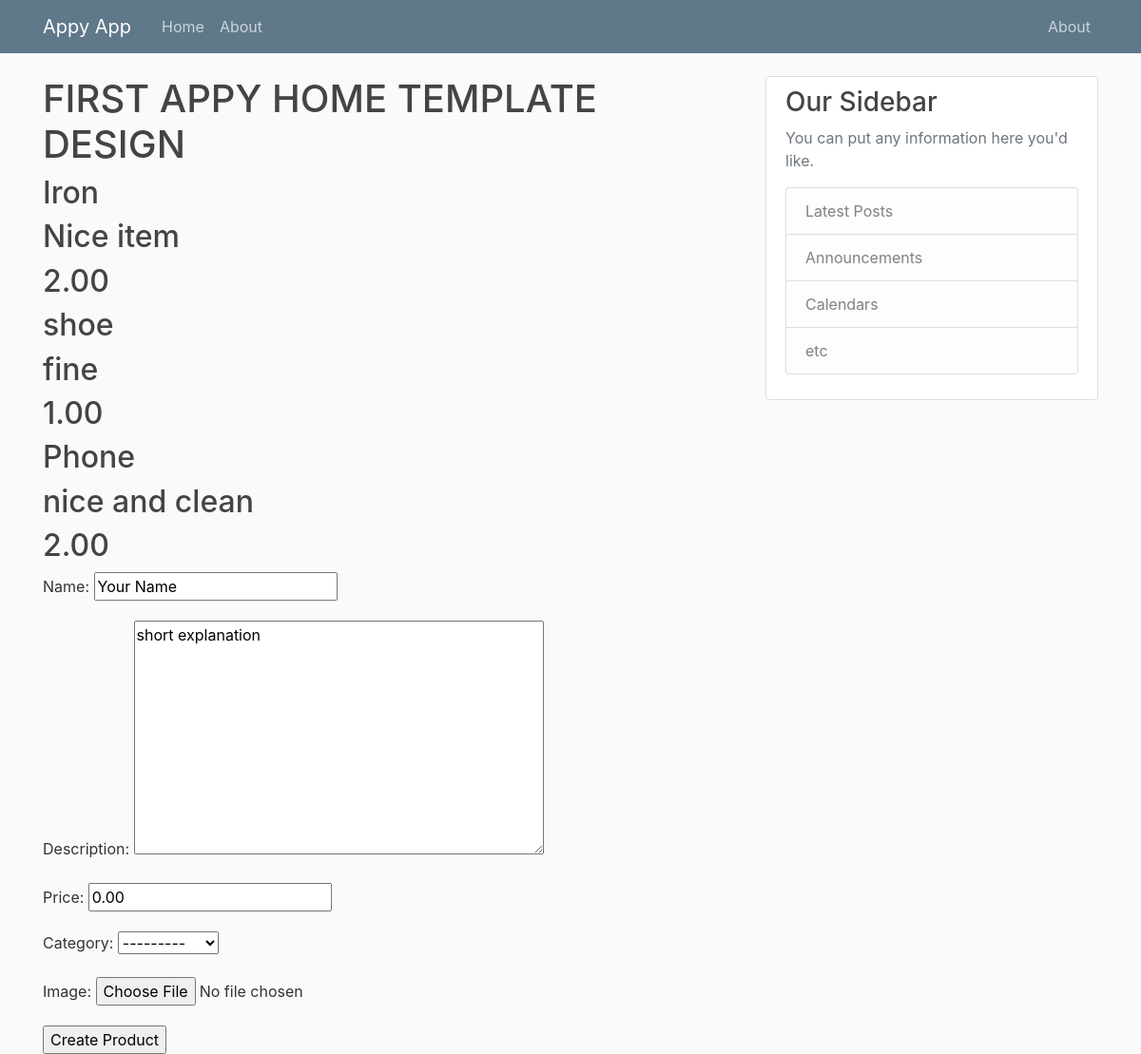
Page /prodform/ on the earlier database version.
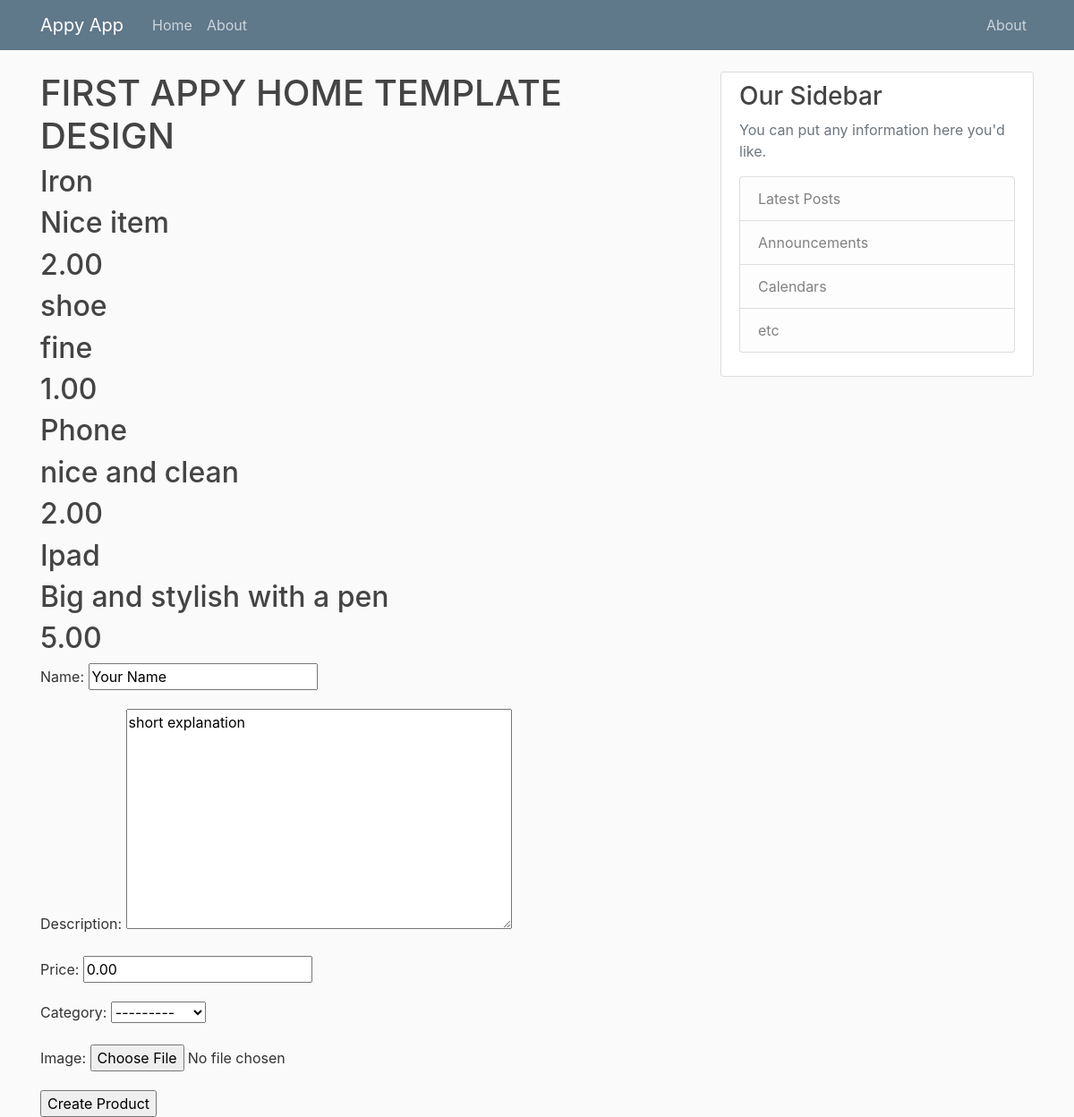
Same page on the later database version.
### Appy/models.py (models this page shows, shortened)
class Products(models.Model):
    name = models.CharField(max_length=100)
    description = models.TextField()
    price = models.DecimalField(max_digits=12, decimal_places=2)
    category = models.CharField(choices=CATEGORY_CHOICES, max_length=10)
    image = models.ImageField(upload_to="product_images", default="product.jpg")
    class Meta:
        verbose_name_plural = 'Products'

### Appy/views.py (the view)
# urls.py: path("prodform/", formpage, name="prodform"),
def formpage(request):
    products = Products.objects.all()
    if request.method == "POST":
        form = ProductsForm(request.POST, request.FILES)#collect data
        if form.is_valid(): #validate data
            form.save() # save data
            return HttpResponse("Your product was successfully created")# then output data
    else:
        form = ProductsForm(initial={"name":"Your Name", "description":"short explanation", "price":"0.00","category":"select", "image":"upload"})
    context = {
        'product_list': products,
        'myform': form
    }
    return render(request, "Appy/productform.html", context)

### Appy/forms.py
class ProductsForm(forms.ModelForm):
    class Meta:
        model = Products
        fields = ["name","description","price","category","image"]

### Appy/templates/Appy/productform.html (shortened to what this page needs)
{% extends "Appy/base.html" %}
{% block content %}
<body>
    <h1>FIRST APPY HOME TEMPLATE DESIGN</h1>
    {% for product in product_list %}
    <h2>{{product.name}}</h2>
    <h2>{{product.description}}</h2>
    <h2>{{product.price}}</h2>
    {% endfor %}
    <form action="" method="post" enctype="multipart/form-data">
        {{ myform.as_p }}
        <input type="submit" value="Create Product">
    </form>
</body>
{% endblock content %}

Differences in the rows shown:
added Products: name "Ipad", description "Big and stylish with a pen", price "5.00"
